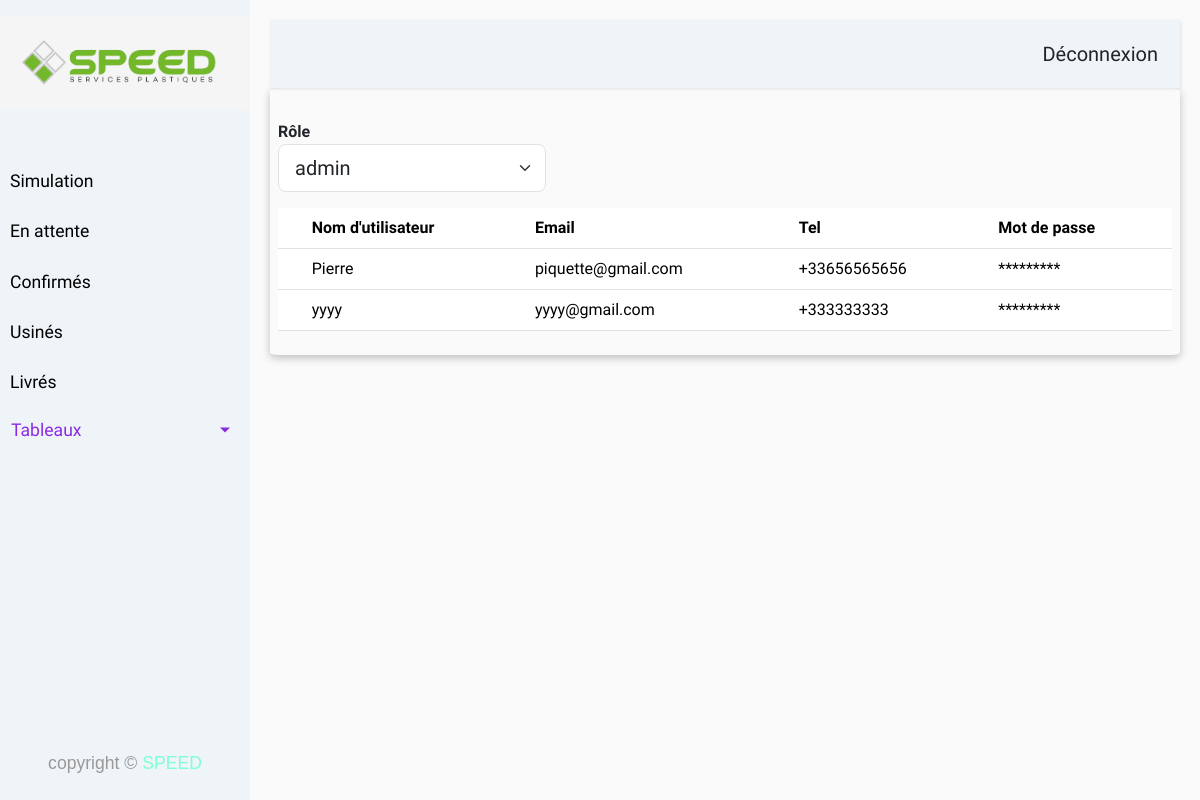
Before: /membres (signed in) with the older database file.
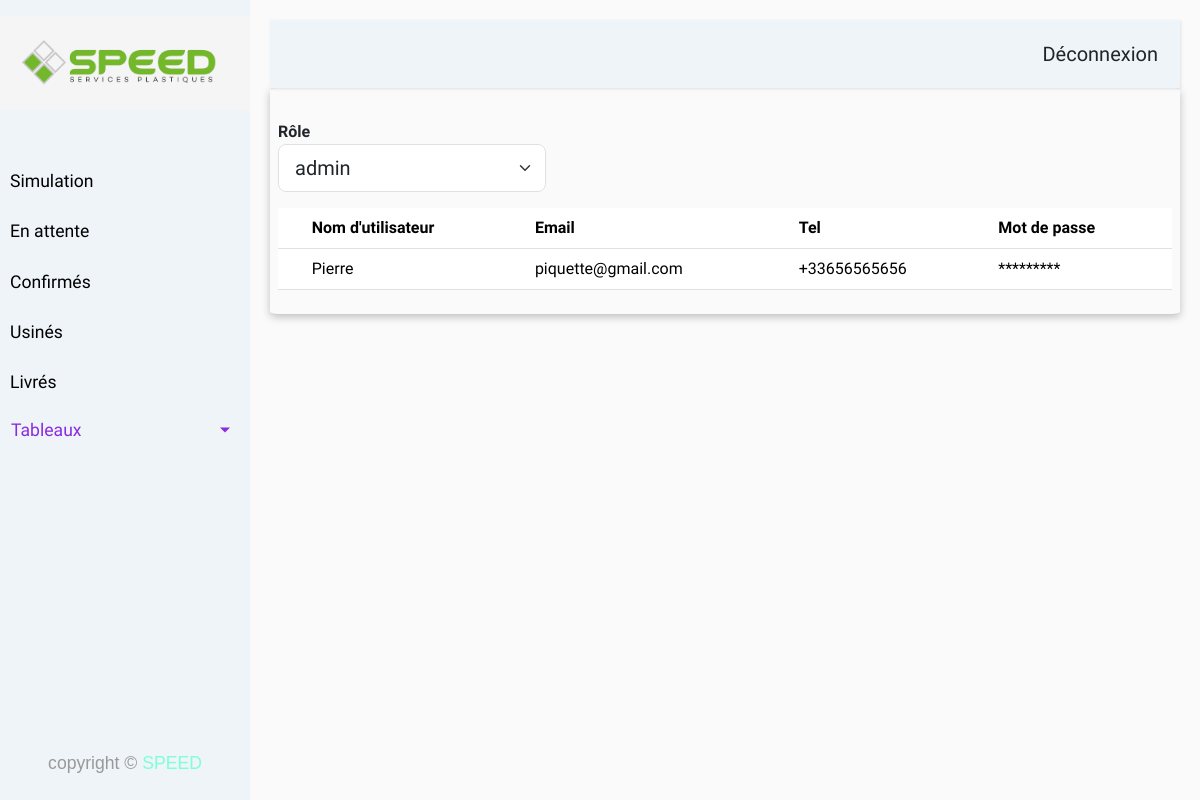
After: the same page with the newer database file.
### models/models.py (models this page shows, shortened)
class User(db.Model, UserMixin):
    __tablename__ = 'user'
    id = db.Column(db.Integer, autoincrement=True, primary_key=True)
    username=db.Column(db.String(255), nullable=False)
    email = db.Column(db.String(255), unique=True)
    password = db.Column(db.String(255), nullable=False, server_default='')
    tel = db.Column(db.String(20), nullable=False)
    role_id = db.Column(db.Integer , ForeignKey('role.id'),nullable=False)
    rel_user_client = relationship("Client", backref = "user")

### routes.py (the view)
@app.route('/membres')
@login_required
def membres():
    try:
        current_user_role = (Role.query.filter(Role.id == current_user.role_id).first()).name
    except Exception as e:
        return f"Error fetching current user role: {str(e)}"
    try:
        roles = Role.get_all_roles()
        if not roles:
            raise ValueError("Aucun rôle trouvé.")
        first_role = roles[0].id
        users = get_users_by_role(first_role)
        if not roles:
            raise ValueError("Aucun user trouvé.")
        return render_template('membres.html', roles=roles,select_users=users, user = current_user,current_user_role = current_user_role, page ="Membres")
    except ValueError as e:
        flash(str(e), 'error')
        return render_template('membres.html', roles=[], select_users=[], user=current_user,current_user_role = current_user_role, page="Membres")

### app.py (called while the page is built)
@login_manager.user_loader
def load_user(id):
    return User.query.get(int(id))

### models/models.py (called while the page is built)
def get_users_by_role(roleId):
    return db.session.query(User).join(Role, Role.id==User.role_id ).filter(User.role_id == roleId).all()

    def get_all_roles():
        return Role.query.all()

### routes.py (called while the page is built)
@app.before_request
def session_handler():
    session.permanent = True
    app.permanent_session_lifetime = timedelta(days=30)

### templates/membres.html (shortened to what this page needs)
{% extends 'base.html' %}
{% block contenue %}
<div class="mt-4">
    <label for="role_users"><strong>Rôle</strong></label>
    <select id="role_users" class="form-select form-select-lg mb-3"
        aria-label=".form-select-lg nouvelle_utilisateur" >
        {% for role in roles %}
        <option value='{{ role.id}}'>{{ role.name}}</option>
        {% endfor %}
    </select>
</div>
<table id="users_table" class="table">
    <thead class="thead-light">
        <tr>
            <th scope="row"></th>
            <th scope="col">Nom d'utilisateur</th>
            <th scope="col">Email</th>
            <th scope="col">Tel</th>
            <th scope="col">Mot de passe</th>
        </tr>
    </thead>
    <tbody>
        {% for user_row in select_users %}
        <tr>
            <td>
            <td>{{user_row.username}}</td>
            <td>{{user_row.email}}</td>
            <td>+33<span class="user_pure_tel">{{user_row.tel}}</span></td>
            <td>*********
            </td>
        </tr>
        {% endfor %}
    </tbody>
</table>
    </div>
    </div>
{% endblock %}

Changed rows visible on the page:
removed User: username "yyyy", email "yyyy@gmail.com", tel "3333333"
